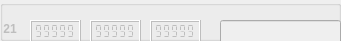
             <widget class="QGroupBox" name="markerBox_21">
              <property name="enabled">
               <bool>false</bool>
              </property>
              <property name="geometry">
               <rect>
                <x>0</x>
                <y>-20</y>
                <width>341</width>
                <height>41</height>
               </rect>
              </property>
              <property name="title">
               <string notr="true"/>
              </property>
              <property name="flat">
               <bool>false</bool>
              </property>
              <widget class="QLCDNumber" name="X_21">
               <property name="geometry">
                <rect>
                 <x>30</x>
                 <y>20</y>
                 <width>51</width>
                 <height>23</height>
                </rect>
               </property>
               <property name="smallDecimalPoint">
                <bool>true</bool>
               </property>
               <property name="segmentStyle">
                <enum>QLCDNumber::Flat</enum>
               </property>
               <property name="value" stdset="0">
                <double>99999.000000000000000</double>
               </property>
              </widget>
              <widget class="QLCDNumber" name="Y_21">
               <property name="geometry">
                <rect>
                 <x>90</x>
                 <y>20</y>
                 <width>51</width>
                 <height>23</height>
                </rect>
               </property>
               <property name="smallDecimalPoint">
                <bool>true</bool>
               </property>
               <property name="segmentStyle">
                <enum>QLCDNumber::Flat</enum>
               </property>
               <property name="value" stdset="0">
                <double>99999.000000000000000</double>
               </property>
              </widget>
              <widget class="QLCDNumber" name="Z_21">
               <property name="geometry">
                <rect>
                 <x>150</x>
                 <y>20</y>
                 <width>51</width>
                 <height>23</height>
                </rect>
               </property>
               <property name="smallDecimalPoint">
                <bool>true</bool>
               </property>
               <property name="segmentStyle">
                <enum>QLCDNumber::Flat</enum>
               </property>
               <property name="value" stdset="0">
                <double>99999.000000000000000</double>
               </property>
              </widget>
              <widget class="QLineEdit" name="name_21">
               <property name="geometry">
                <rect>
                 <x>220</x>
                 <y>20</y>
                 <width>121</width>
                 <height>25</height>
                </rect>
               </property>
               <property name="sizePolicy">
                <sizepolicy hsizetype="Expanding" vsizetype="Fixed">
                 <horstretch>0</horstretch>
                 <verstretch>0</verstretch>
                </sizepolicy>
               </property>
              </widget>
              <widget class="QLabel" name="srn_21">
               <property name="enabled">
                <bool>false</bool>
               </property>
               <property name="geometry">
                <rect>
                 <x>0</x>
                 <y>20</y>
                 <width>21</width>
                 <height>17</height>
                </rect>
               </property>
               <property name="font">
                <font>
                 <weight>75</weight>
                 <bold>true</bold>
                </font>
               </property>
               <property name="text">
                <string> 21</string>
               </property>
              </widget>
             </widget>
